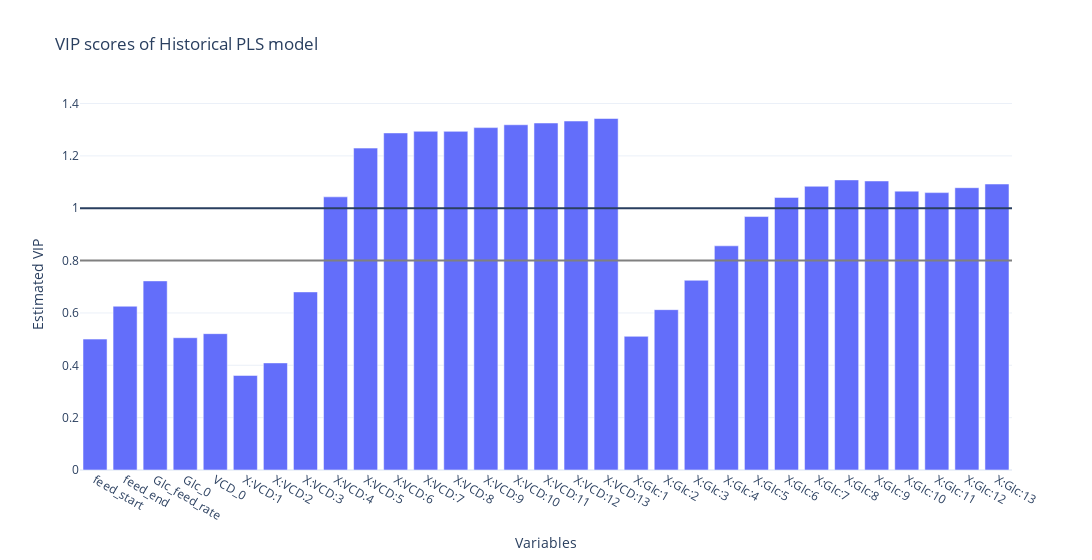

The notebook cell this image was saved under:
### Markdown cell above
### Train

* Remove titer (and also lactate)
* Remove exceeding days
* Eliminate invariant columns
* Remove linearly dependent columns
* Add process parameters at the beginning
* Create a PLS model from the initial design to the final titer

### Code cell
pipe = fit_hist_pls_model(
    X=X_preproc,
    y=tar,
    latent_variables=LATENT_VARIABLES_HIST,
)

plot_hist_pls_model_coef(X_preproc, pls_pipeline=pipe)

### Figure 1 — Plotly figure (JSON) as saved in the notebook; plotly's stock layout.template omitted (floating-point values rounded to 4 significant figures)
{"data": [{"alignmentgroup": "True", "hovertemplate": "Variables=%{x}<br>Estimated VIP=%{y}<extra></extra>", "legendgroup": "", "marker": {"color": "#636efa", "pattern": {"shape": ""}}, "name": "", "offsetgroup": "", "orientation": "v", "showlegend": false, "textposition": "auto", "type": "bar", "x": ["feed_start", "feed_end", "Glc_feed_rate", "Glc_0", "VCD_0", "X:VCD:1", "X:VCD:2", "X:VCD:3", "X:VCD:4", "X:VCD:5", "X:VCD:6", "X:VCD:7", "X:VCD:8", "X:VCD:9", "X:VCD:10", "X:VCD:11", "X:VCD:12", "X:VCD:13", "X:Glc:1", "X:Glc:2", "X:Glc:3", "X:Glc:4", "X:Glc:5", "X:Glc:6", "X:Glc:7", "X:Glc:8", "X:Glc:9", "X:Glc:10", "X:Glc:11", "X:Glc:12", "X:Glc:13"], "xaxis": "x", "y": [0.5, 0.6257, 0.7224, 0.5053, 0.5209, 0.3612, 0.4092, 0.6803, 1.044, 1.23, 1.288, 1.294, 1.294, 1.308, 1.319, 1.326, 1.333, 1.343, 0.5106, 0.6125, 0.7248, 0.8564, 0.9682, 1.041, 1.084, 1.108, 1.104, 1.065, 1.06, 1.078, 1.092], "yaxis": "y"}], "layout": {"barmode": "relative", "legend": {"tracegroupgap": 0}, "shapes": [{"type": "line", "x0": 0, "x1": 1, "xref": "x domain", "y0": 1, "y1": 1, "yref": "y"}, {"line": {"color": "gray"}, "type": "line", "x0": 0, "x1": 1, "xref": "x domain", "y0": 0.8, "y1": 0.8, "yref": "y"}], "title": {"text": "VIP scores of Historical PLS model"}, "width": 1600, "xaxis": {"anchor": "y", "domain": [0, 1], "title": {"text": "Variables"}}, "yaxis": {"anchor": "x", "domain": [0, 1], "title": {"text": "Estimated VIP"}}}}
